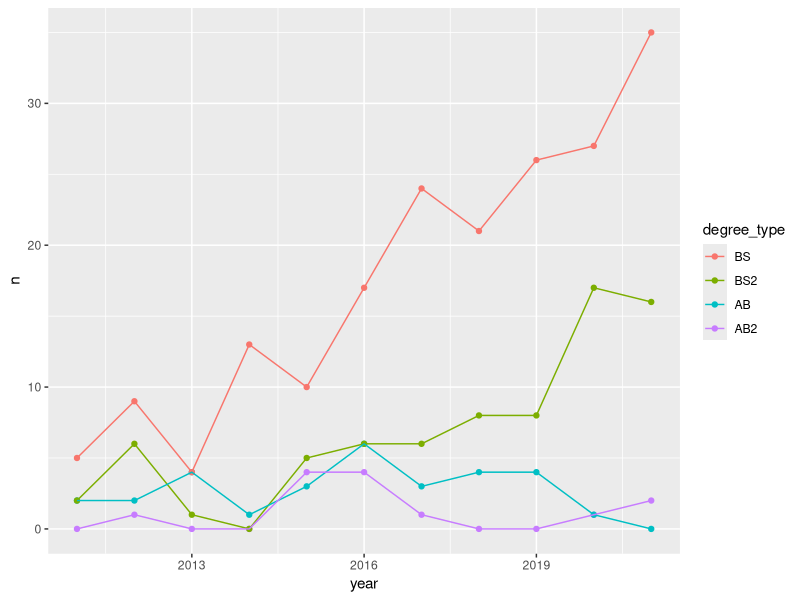
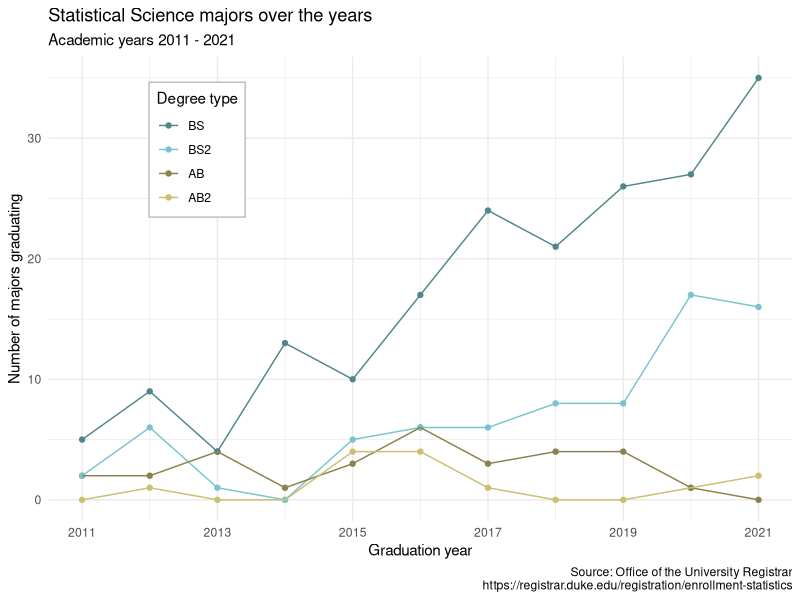

The R source for these figures, in order:
## ---- chunk 1
#| label: packages
#| message: false
#| warning: false

library(tidyverse)
## ---- chunk 2
#| label: load-statsci

statsci <- read_csv("data/statsci.csv")
## ---- chunk 3
#| label: glimpse-data

slice(statsci)
## ---- chunk 4
#| label: initial-plot

statsci |>
  pivot_longer(
    cols = !c(id,degree),
    names_to = "year",
    names_transform = as.numeric,
    values_to = "n"
  ) |>
  mutate(n = if_else(is.na(n), 0, n)) |>
  separate(degree, sep = " \\(", into = c("major", "degree_type")) |>
  mutate(
    degree_type = str_remove(degree_type, "\\)"),
    degree_type = fct_relevel(degree_type, "BS", "BS2", "AB", "AB2")
    ) |> 
  ggplot(
    aes(x = year, y = n, color = degree_type)
  ) + 
  geom_point() + 
  geom_line()

## ---- chunk 5
#| label: final-plot
#| fig-width: 7
#| fig-height: 5

statsci |>
  pivot_longer(
    cols = !c(id,degree),
    names_to = "year",
    names_transform = as.numeric,
    values_to = "n"
  ) |>
  mutate(n = if_else(is.na(n), 0, n)) |>
  separate(degree, sep = " \\(", into = c("major", "degree_type")) |>
  mutate(
    degree_type = str_remove(degree_type, "\\)"),
    degree_type = fct_relevel(degree_type, "BS", "BS2", "AB", "AB2")
    ) |>
  ggplot(aes(x = year, y = n, color = degree_type)) +
  geom_point() +
  geom_line() +
  scale_x_continuous(breaks = seq(2011, 2021, 2)) +
  scale_color_manual(
    values = c("BS" = "cadetblue4",
               "BS2" = "cadetblue3",
               "AB" = "lightgoldenrod4",
               "AB2" = "lightgoldenrod3")) +
  labs(
    x = "Graduation year",
    y = "Number of majors graduating",
    color = "Degree type",
    title = "Statistical Science majors over the years",
    subtitle = "Academic years 2011 - 2021",
    caption = "Source: Office of the University Registrar\nhttps://registrar.duke.edu/registration/enrollment-statistics"
  ) +
  theme_minimal() +
  theme(
    legend.position = c(0.2,0.8),
    legend.background = element_rect(
      fill = "white" , color = "gray"
    )
  )

